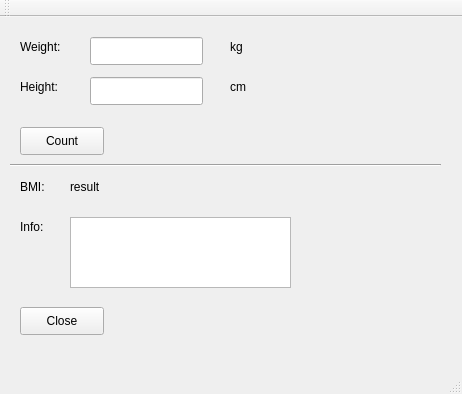
<?xml version="1.0" encoding="UTF-8"?>
<ui version="4.0">
 <class>MainWindow</class>
 <widget class="QMainWindow" name="MainWindow">
  <property name="geometry">
   <rect>
    <x>0</x>
    <y>0</y>
    <width>462</width>
    <height>394</height>
   </rect>
  </property>
  <property name="windowTitle">
   <string>MainWindow</string>
  </property>
  <widget class="QWidget" name="centralWidget">
   <widget class="QLabel" name="weightLabel">
    <property name="geometry">
     <rect>
      <x>20</x>
      <y>20</y>
      <width>63</width>
      <height>20</height>
     </rect>
    </property>
    <property name="text">
     <string>Weight:</string>
    </property>
   </widget>
   <widget class="QLabel" name="heightLable">
    <property name="geometry">
     <rect>
      <x>20</x>
      <y>60</y>
      <width>63</width>
      <height>20</height>
     </rect>
    </property>
    <property name="text">
     <string>Height: </string>
    </property>
   </widget>
   <widget class="QLineEdit" name="weightLineEdit">
    <property name="geometry">
     <rect>
      <x>90</x>
      <y>20</y>
      <width>113</width>
      <height>28</height>
     </rect>
    </property>
   </widget>
   <widget class="QLineEdit" name="heightLineEdit">
    <property name="geometry">
     <rect>
      <x>90</x>
      <y>60</y>
      <width>113</width>
      <height>28</height>
     </rect>
    </property>
   </widget>
   <widget class="QLabel" name="label">
    <property name="geometry">
     <rect>
      <x>230</x>
      <y>20</y>
      <width>63</width>
      <height>20</height>
     </rect>
    </property>
    <property name="text">
     <string>kg</string>
    </property>
   </widget>
   <widget class="QLabel" name="label_2">
    <property name="geometry">
     <rect>
      <x>230</x>
      <y>60</y>
      <width>63</width>
      <height>20</height>
     </rect>
    </property>
    <property name="text">
     <string>cm</string>
    </property>
   </widget>
   <widget class="Line" name="line">
    <property name="geometry">
     <rect>
      <x>10</x>
      <y>140</y>
      <width>431</width>
      <height>16</height>
     </rect>
    </property>
    <property name="orientation">
     <enum>Qt::Horizontal</enum>
    </property>
   </widget>
   <widget class="QLabel" name="label_3">
    <property name="geometry">
     <rect>
      <x>20</x>
      <y>160</y>
      <width>63</width>
      <height>20</height>
     </rect>
    </property>
    <property name="text">
     <string>BMI:</string>
    </property>
   </widget>
   <widget class="QLabel" name="resultLabel">
    <property name="geometry">
     <rect>
      <x>70</x>
      <y>160</y>
      <width>63</width>
      <height>20</height>
     </rect>
    </property>
    <property name="text">
     <string>result</string>
    </property>
   </widget>
   <widget class="QLabel" name="label_4">
    <property name="geometry">
     <rect>
      <x>20</x>
      <y>200</y>
      <width>63</width>
      <height>20</height>
     </rect>
    </property>
    <property name="text">
     <string>Info: </string>
    </property>
   </widget>
   <widget class="QTextBrowser" name="infoTextBrowser">
    <property name="geometry">
     <rect>
      <x>70</x>
      <y>200</y>
      <width>221</width>
      <height>71</height>
     </rect>
    </property>
   </widget>
   <widget class="QPushButton" name="closeButton">
    <property name="geometry">
     <rect>
      <x>20</x>
      <y>290</y>
      <width>84</width>
      <height>28</height>
     </rect>
    </property>
    <property name="text">
     <string>Close</string>
    </property>
   </widget>
   <widget class="QPushButton" name="countButton">
    <property name="geometry">
     <rect>
      <x>20</x>
      <y>110</y>
      <width>84</width>
      <height>28</height>
     </rect>
    </property>
    <property name="text">
     <string>Count</string>
    </property>
   </widget>
  </widget>
  <widget class="QMenuBar" name="menuBar">
   <property name="geometry">
    <rect>
     <x>0</x>
     <y>0</y>
     <width>462</width>
     <height>25</height>
    </rect>
   </property>
  </widget>
  <widget class="QToolBar" name="mainToolBar">
   <attribute name="toolBarArea">
    <enum>TopToolBarArea</enum>
   </attribute>
   <attribute name="toolBarBreak">
    <bool>false</bool>
   </attribute>
  </widget>
  <widget class="QStatusBar" name="statusBar"/>
 </widget>
 <layoutdefault spacing="6" margin="11"/>
 <resources/>
 <connections>
  <connection>
   <sender>closeButton</sender>
   <signal>clicked()</signal>
   <receiver>MainWindow</receiver>
   <slot>close()</slot>
   <hints>
    <hint type="sourcelabel">
     <x>61</x>
     <y>345</y>
    </hint>
    <hint type="destinationlabel">
     <x>230</x>
     <y>196</y>
    </hint>
   </hints>
  </connection>
  <connection>
   <sender>heightLineEdit</sender>
   <signal>textChanged(QString)</signal>
   <receiver>heightLineEdit</receiver>
   <slot>setText(QString)</slot>
   <hints>
    <hint type="sourcelabel">
     <x>146</x>
     <y>115</y>
    </hint>
    <hint type="destinationlabel">
     <x>146</x>
     <y>115</y>
    </hint>
   </hints>
  </connection>
  <connection>
   <sender>weightLineEdit</sender>
   <signal>textChanged(QString)</signal>
   <receiver>weightLineEdit</receiver>
   <slot>setText(QString)</slot>
   <hints>
    <hint type="sourcelabel">
     <x>146</x>
     <y>75</y>
    </hint>
    <hint type="destinationlabel">
     <x>146</x>
     <y>75</y>
    </hint>
   </hints>
  </connection>
 </connections>
</ui>
